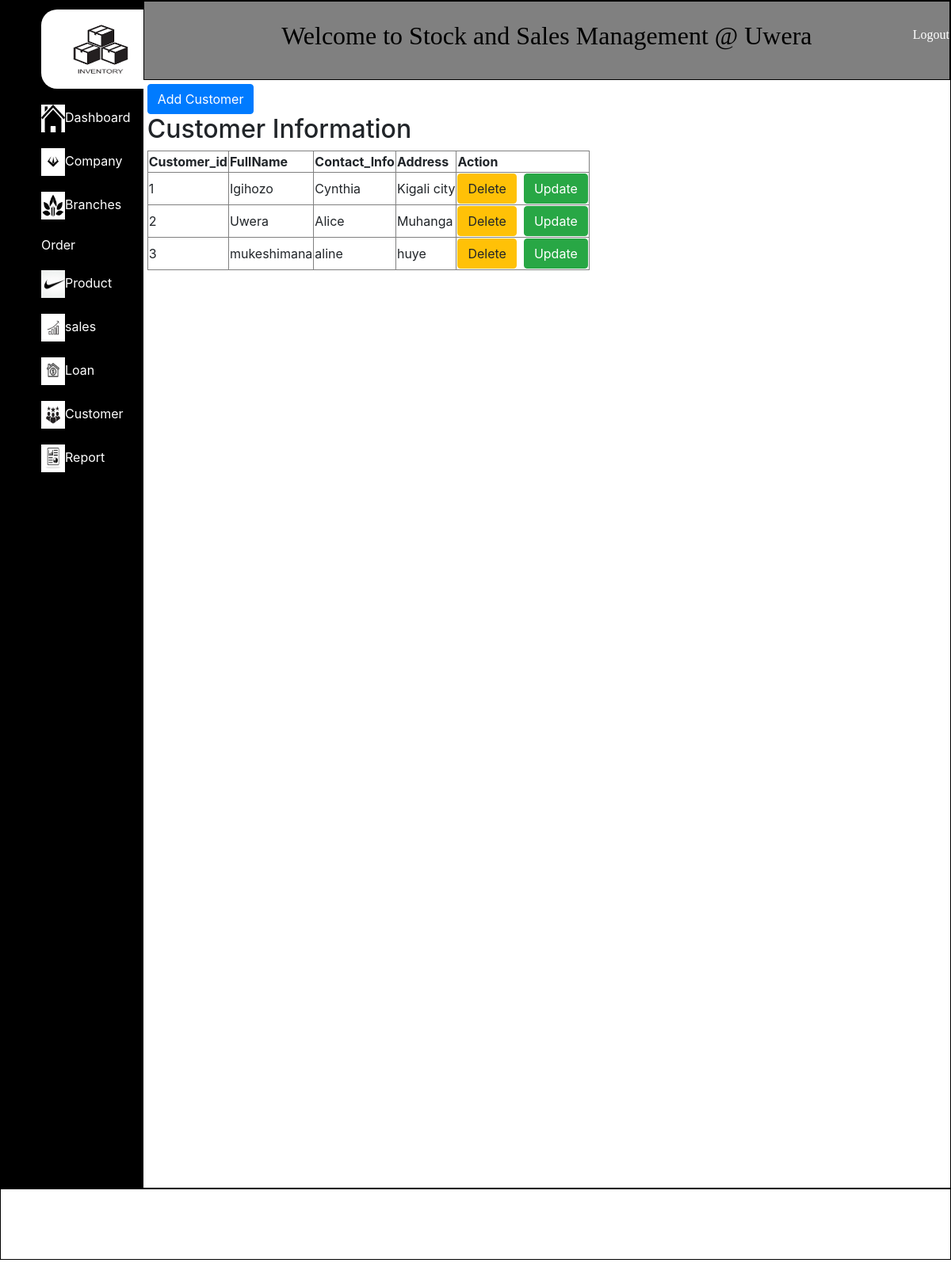
Screenshot of /viewCustomer.php (signed in) with the database file from the repository.
### tables this page shows
CREATE TABLE `customer` (
  `Customer_Id` int(11) NOT NULL,
  `FullName` varchar(100) NOT NULL,
  `Contact_Info` varchar(15) NOT NULL,
  `Address` varchar(100) NOT NULL
);

### viewCustomer.php (the view, shortened to what this page needs)
<?php
if(isset($_SESSION['FullName'])){
  $name=$_SESSION['FullName'];
}
?>
<!DOCTYPE html>
<html lang="en">
<head>
    <link rel="stylesheet" href="index.css">
  <link rel="stylesheet" href="https://cdn.jsdelivr.net/npm/bootstrap@4.6.2/dist/css/bootstrap.min.css">
</head>
<body>
   <div>
    <div class="body">
    <div class="nav">
    <ul>
           <li><img src="images/logo.png" alt="" style="width: 150px; height:100px; border-radius:20px; "></li>
            <li><img src="images/home.png" alt="" style="width: 30px; height:35px; "><a href="home.php">Dashboard</a></li>
            <li><img src="images/company.png" alt="" style="width: 30px; height:35px; "><a href="company.php">Company</a></li>
            <li><img src="images/branch.png" alt="" style="width: 30px; height:35px; "><a href="branch.php">Branches</a></li>
            <li><a href="#">Order</a></li>
            <li><img src="images/product.jpg" alt="" style="width: 30px; height:35px; "><a href="product.php">Product</a></li>
            <li><img src="images/sales.png" alt="" style="width: 30px; height:35px; "><a href="sales.php">sales</a></li>
            <li><img src="images/loan.jpg" alt="" style="width: 30px; height:35px; "><a href="loan.php">Loan</a></li>
            <li><img src="images/customer.png" alt="" style="width: 30px; height:35px; "><a href="customer.php">Customer</a></li>
            <li><img src="images/report.jpg" alt="" style="width: 30px; height:35px; "><a href="report.php">Report</a></li>
        </ul>
    </div>
    <div class="header">
        <center>
            <br>
            <h2>Welcome to Stock and Sales Management @
                <?php
                echo $name;
                ?>
            </h2>
            <a href="logout.php" style="float: right;margin-top:-40px;color:white;">Logout</a>
        </center>
    </div>
    <div class="left" style="margin: 5px;">
    <a href="customer.php" class="btn btn-primary">Add Customer</a><br>
        <h2>Customer Information</h2>
    <table border="1">
        <tr>
            <th>Customer_id</th>
            <th>FullName</th>
            <th>Contact_Info</th>
            <th>Address</th>
            <th colspan="2">Action</th>
            <?php
require"connection.php";
$s="select * from Customer";
$q=mysqli_query($conn,$s);
if(mysqli_num_rows($q)>0){
    while($row=mysqli_fetch_assoc($q)){
?>
        </tr>
        <tr>
        <td><?php echo $row['Customer_Id'] ?></td>
        <td><?php echo $row['FullName'] ?></td>
        <td><?php echo $row['Contact_Info'] ?></td>
        <td><?php echo $row['Address'] ?></td>
        <td>
            <a href="#" class="btn btn-warning">Delete</a>&nbsp;
            <a href="#" class="btn btn-success">Update</a>
        </td>
        </tr>
        <?php
        }}
        ?>
    </table>
    </div>
    </div>
    <div class="footer"></div>
   </div>
</body>
</html>

### index.css (style rules this page uses)
.header { width: 85%; height: 100px; border: 1px solid black; background-color: grey; color: black; font-family:algerian; float: left; }
.nav { width: 15%; height: 1500px; border: 1px solid black; float: left; background-color: black; margin: 0px; }
.nav li { display: block; color: white; padding: 10px; }
.nav li a { color: white; text-decoration: none; }
.left { width: 75%; height: auto; border: none; float: left; margin: 0px; }
.body { width: 100%; min-height: 1500px; border: 1px solid black; box-sizing: border-box; }
.footer { width: 100%; height: 90px; border: 1px solid black; margin-bottom: 700px; }

### rows the page displays
customer: Customer_Id "1", FullName "Igihozo", Contact_Info "Cynthia", Address "Kigali city"
customer: Customer_Id "2", FullName "Uwera", Contact_Info "Alice", Address "Muhanga"
customer: Customer_Id "3", FullName "mukeshimana", Contact_Info "aline", Address "huye"

### other values shown
$name "Uwera"
